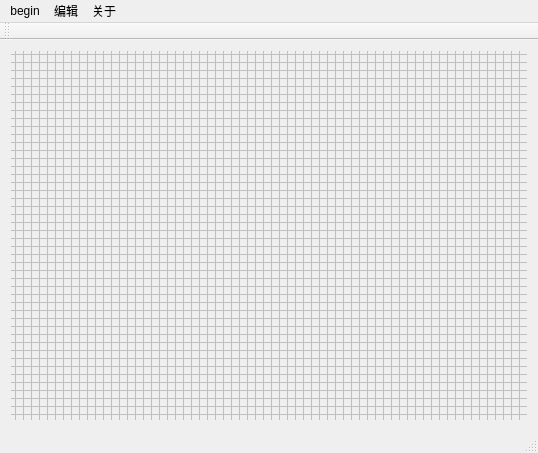
<?xml version="1.0" encoding="UTF-8"?>
<ui version="4.0">
 <class>MainWindow</class>
 <widget class="QMainWindow" name="MainWindow">
  <property name="geometry">
   <rect>
    <x>0</x>
    <y>0</y>
    <width>538</width>
    <height>453</height>
   </rect>
  </property>
  <property name="windowTitle">
   <string>MainWindow</string>
  </property>
  <widget class="QWidget" name="centralWidget">
   <layout class="QGridLayout" name="gridLayout">
    <item row="0" column="0">
     <widget class="QMdiArea" name="mdiArea">
      <property name="sizePolicy">
       <sizepolicy hsizetype="Fixed" vsizetype="Fixed">
        <horstretch>0</horstretch>
        <verstretch>0</verstretch>
       </sizepolicy>
      </property>
      <property name="minimumSize">
       <size>
        <width>500</width>
        <height>300</height>
       </size>
      </property>
      <property name="maximumSize">
       <size>
        <width>2000</width>
        <height>1500</height>
       </size>
      </property>
      <property name="tabletTracking">
       <bool>true</bool>
      </property>
      <property name="acceptDrops">
       <bool>false</bool>
      </property>
      <property name="layoutDirection">
       <enum>Qt::LeftToRight</enum>
      </property>
      <property name="autoFillBackground">
       <bool>true</bool>
      </property>
      <property name="verticalScrollBarPolicy">
       <enum>Qt::ScrollBarAsNeeded</enum>
      </property>
      <property name="horizontalScrollBarPolicy">
       <enum>Qt::ScrollBarAsNeeded</enum>
      </property>
      <property name="sizeAdjustPolicy">
       <enum>QAbstractScrollArea::AdjustToContentsOnFirstShow</enum>
      </property>
      <property name="background">
       <brush brushstyle="CrossPattern">
        <color alpha="255">
         <red>191</red>
         <green>191</green>
         <blue>191</blue>
        </color>
       </brush>
      </property>
      <property name="tabsClosable">
       <bool>false</bool>
      </property>
      <property name="tabsMovable">
       <bool>false</bool>
      </property>
      <property name="tabShape">
       <enum>QTabWidget::Triangular</enum>
      </property>
     </widget>
    </item>
   </layout>
  </widget>
  <widget class="QMenuBar" name="menuBar">
   <property name="geometry">
    <rect>
     <x>0</x>
     <y>0</y>
     <width>538</width>
     <height>22</height>
    </rect>
   </property>
   <widget class="QMenu" name="menuBegin">
    <property name="title">
     <string>begin</string>
    </property>
    <addaction name="actionOpen"/>
    <addaction name="actionOpenWith"/>
    <addaction name="actionSave"/>
    <addaction name="actionSaveAs"/>
    <addaction name="separator"/>
    <addaction name="actionPrint"/>
    <addaction name="actionTo_PDF"/>
   </widget>
   <widget class="QMenu" name="menuEdit">
    <property name="title">
     <string>编辑</string>
    </property>
    <widget class="QMenu" name="menuSort">
     <property name="title">
      <string>Sort</string>
     </property>
     <addaction name="actionSort_By_Id"/>
     <addaction name="actionSort_By_Name"/>
    </widget>
    <addaction name="actionAdd"/>
    <addaction name="actionDelete"/>
    <addaction name="actionModify"/>
    <addaction name="separator"/>
    <addaction name="menuSort"/>
   </widget>
   <widget class="QMenu" name="menuAbout">
    <property name="title">
     <string>关于</string>
    </property>
    <addaction name="actionOpen_new_window"/>
    <addaction name="actionAbout"/>
   </widget>
   <addaction name="menuBegin"/>
   <addaction name="menuEdit"/>
   <addaction name="menuAbout"/>
  </widget>
  <widget class="QToolBar" name="mainToolBar">
   <attribute name="toolBarArea">
    <enum>TopToolBarArea</enum>
   </attribute>
   <attribute name="toolBarBreak">
    <bool>false</bool>
   </attribute>
  </widget>
  <widget class="QStatusBar" name="statusBar"/>
  <action name="begin">
   <property name="text">
    <string>开始</string>
   </property>
  </action>
  <action name="actionOpen">
   <property name="text">
    <string>open</string>
   </property>
   <property name="shortcut">
    <string>Meta+O</string>
   </property>
  </action>
  <action name="actionAdd">
   <property name="text">
    <string>Add</string>
   </property>
   <property name="shortcut">
    <string>Meta+N</string>
   </property>
  </action>
  <action name="actionSave">
   <property name="text">
    <string>save</string>
   </property>
   <property name="shortcut">
    <string>Meta+S</string>
   </property>
  </action>
  <action name="actionSaveAs">
   <property name="text">
    <string>save as</string>
   </property>
   <property name="shortcut">
    <string>Meta+Shift+S</string>
   </property>
  </action>
  <action name="actionDelete">
   <property name="text">
    <string>Delete</string>
   </property>
   <property name="shortcut">
    <string>Meta+D</string>
   </property>
  </action>
  <action name="actionModify">
   <property name="text">
    <string>Modify</string>
   </property>
  </action>
  <action name="actionAbout">
   <property name="text">
    <string>about</string>
   </property>
   <property name="shortcut">
    <string>Meta+I</string>
   </property>
  </action>
  <action name="actionOpenWith">
   <property name="text">
    <string>open with</string>
   </property>
  </action>
  <action name="actionSort_By_Id">
   <property name="text">
    <string>Sort By Id</string>
   </property>
  </action>
  <action name="actionSort_By_Name">
   <property name="text">
    <string>Sort By Name</string>
   </property>
  </action>
  <action name="actionOpen_new_window">
   <property name="text">
    <string>New Window</string>
   </property>
   <property name="shortcut">
    <string>Meta+W</string>
   </property>
  </action>
  <action name="actionPrint">
   <property name="text">
    <string>Print</string>
   </property>
   <property name="shortcut">
    <string>Meta+P</string>
   </property>
  </action>
  <action name="actionTo_PDF">
   <property name="text">
    <string>To PDF</string>
   </property>
  </action>
 </widget>
 <layoutdefault spacing="6" margin="11"/>
 <resources/>
 <connections>
  <connection>
   <sender>actionAdd</sender>
   <signal>triggered()</signal>
   <receiver>MainWindow</receiver>
   <slot>on_menu_add_clicked()</slot>
   <hints>
    <hint type="sourcelabel">
     <x>-1</x>
     <y>-1</y>
    </hint>
    <hint type="destinationlabel">
     <x>243</x>
     <y>175</y>
    </hint>
   </hints>
  </connection>
  <connection>
   <sender>actionSave</sender>
   <signal>triggered()</signal>
   <receiver>MainWindow</receiver>
   <slot>on_menu_save_clicked()</slot>
   <hints>
    <hint type="sourcelabel">
     <x>-1</x>
     <y>-1</y>
    </hint>
    <hint type="destinationlabel">
     <x>243</x>
     <y>175</y>
    </hint>
   </hints>
  </connection>
  <connection>
   <sender>actionAbout</sender>
   <signal>triggered()</signal>
   <receiver>MainWindow</receiver>
   <slot>on_menu_about_clicked()</slot>
   <hints>
    <hint type="sourcelabel">
     <x>-1</x>
     <y>-1</y>
    </hint>
    <hint type="destinationlabel">
     <x>243</x>
     <y>175</y>
    </hint>
   </hints>
  </connection>
  <connection>
   <sender>actionSaveAs</sender>
   <signal>triggered()</signal>
   <receiver>MainWindow</receiver>
   <slot>on_menu_save_as_clicked()</slot>
   <hints>
    <hint type="sourcelabel">
     <x>-1</x>
     <y>-1</y>
    </hint>
    <hint type="destinationlabel">
     <x>252</x>
     <y>190</y>
    </hint>
   </hints>
  </connection>
  <connection>
   <sender>actionDelete</sender>
   <signal>triggered()</signal>
   <receiver>MainWindow</receiver>
   <slot>on_menu_delete_clicked()</slot>
   <hints>
    <hint type="sourcelabel">
     <x>-1</x>
     <y>-1</y>
    </hint>
    <hint type="destinationlabel">
     <x>252</x>
     <y>190</y>
    </hint>
   </hints>
  </connection>
  <connection>
   <sender>actionModify</sender>
   <signal>triggered()</signal>
   <receiver>MainWindow</receiver>
   <slot>on_menu_modify_clicked()</slot>
   <hints>
    <hint type="sourcelabel">
     <x>-1</x>
     <y>-1</y>
    </hint>
    <hint type="destinationlabel">
     <x>252</x>
     <y>190</y>
    </hint>
   </hints>
  </connection>
  <connection>
   <sender>actionOpen</sender>
   <signal>triggered()</signal>
   <receiver>MainWindow</receiver>
   <slot>on_menu_open_clicked()</slot>
   <hints>
    <hint type="sourcelabel">
     <x>-1</x>
     <y>-1</y>
    </hint>
    <hint type="destinationlabel">
     <x>252</x>
     <y>190</y>
    </hint>
   </hints>
  </connection>
  <connection>
   <sender>actionOpenWith</sender>
   <signal>triggered()</signal>
   <receiver>MainWindow</receiver>
   <slot>on_menu_open_with_clicked()</slot>
   <hints>
    <hint type="sourcelabel">
     <x>-1</x>
     <y>-1</y>
    </hint>
    <hint type="destinationlabel">
     <x>252</x>
     <y>190</y>
    </hint>
   </hints>
  </connection>
  <connection>
   <sender>actionOpen_new_window</sender>
   <signal>triggered()</signal>
   <receiver>MainWindow</receiver>
   <slot>on_menu_OpenNewWindow()</slot>
   <hints>
    <hint type="sourcelabel">
     <x>-1</x>
     <y>-1</y>
    </hint>
    <hint type="destinationlabel">
     <x>252</x>
     <y>190</y>
    </hint>
   </hints>
  </connection>
  <connection>
   <sender>actionPrint</sender>
   <signal>triggered()</signal>
   <receiver>MainWindow</receiver>
   <slot>on_menu_Print_clicked()</slot>
   <hints>
    <hint type="sourcelabel">
     <x>-1</x>
     <y>-1</y>
    </hint>
    <hint type="destinationlabel">
     <x>268</x>
     <y>226</y>
    </hint>
   </hints>
  </connection>
  <connection>
   <sender>actionSort_By_Id</sender>
   <signal>triggered()</signal>
   <receiver>MainWindow</receiver>
   <slot>on_menu_sortId()</slot>
   <hints>
    <hint type="sourcelabel">
     <x>-1</x>
     <y>-1</y>
    </hint>
    <hint type="destinationlabel">
     <x>268</x>
     <y>226</y>
    </hint>
   </hints>
  </connection>
  <connection>
   <sender>actionSort_By_Name</sender>
   <signal>triggered()</signal>
   <receiver>MainWindow</receiver>
   <slot>on_menu_sortName()</slot>
   <hints>
    <hint type="sourcelabel">
     <x>-1</x>
     <y>-1</y>
    </hint>
    <hint type="destinationlabel">
     <x>268</x>
     <y>226</y>
    </hint>
   </hints>
  </connection>
  <connection>
   <sender>actionTo_PDF</sender>
   <signal>triggered()</signal>
   <receiver>MainWindow</receiver>
   <slot>on_menu_ToPDF_clicked()</slot>
   <hints>
    <hint type="sourcelabel">
     <x>-1</x>
     <y>-1</y>
    </hint>
    <hint type="destinationlabel">
     <x>268</x>
     <y>226</y>
    </hint>
   </hints>
  </connection>
 </connections>
 <slots>
  <slot>on_menu_add_clicked()</slot>
  <slot>on_menu_save_clicked()</slot>
  <slot>on_menu_about_clicked()</slot>
  <slot>on_menu_save_as_clicked()</slot>
  <slot>on_menu_open_clicked()</slot>
  <slot>on_menu_open_with_clicked()</slot>
  <slot>on_menu_delete_clicked()</slot>
  <slot>on_menu_modify_clicked()</slot>
  <slot>on_menu_OpenNewWindow()</slot>
  <slot>on_menu_Print_clicked()</slot>
  <slot>on_menu_sortId()</slot>
  <slot>on_menu_sortName()</slot>
  <slot>on_menu_ToPDF_clicked()</slot>
  <slot>enableTest()</slot>
 </slots>
</ui>
